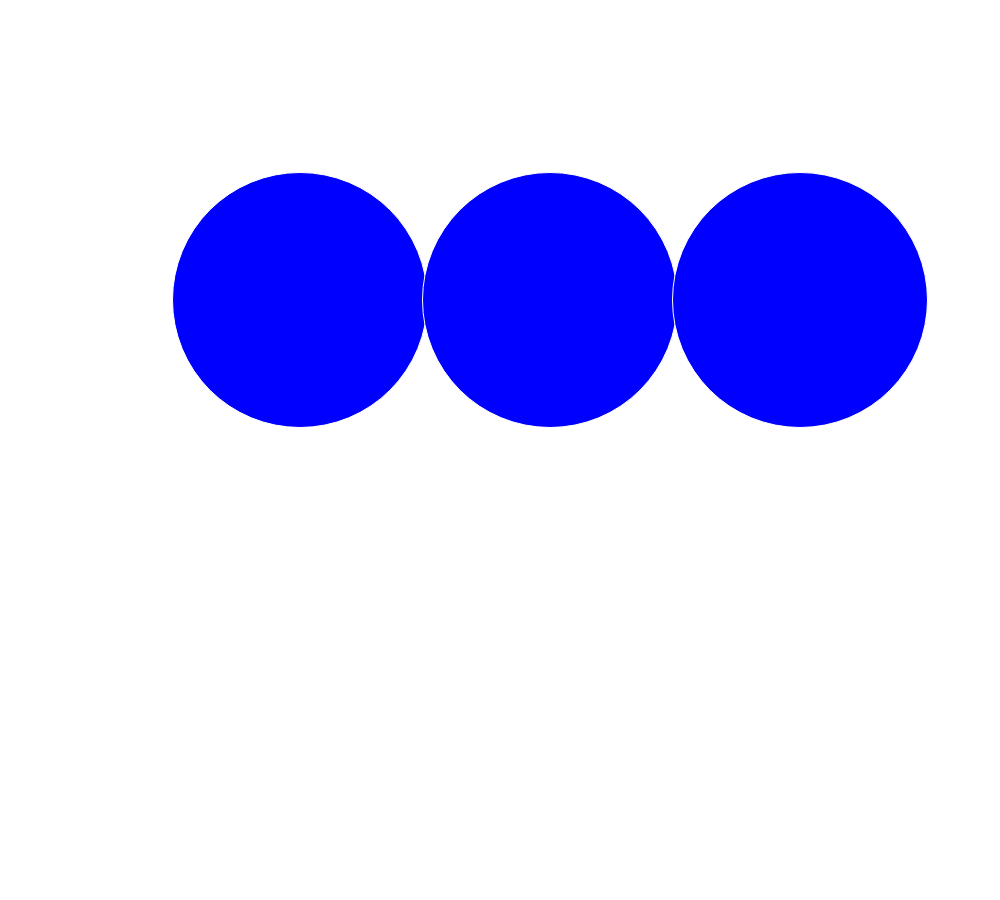
Frame 1 (no input)
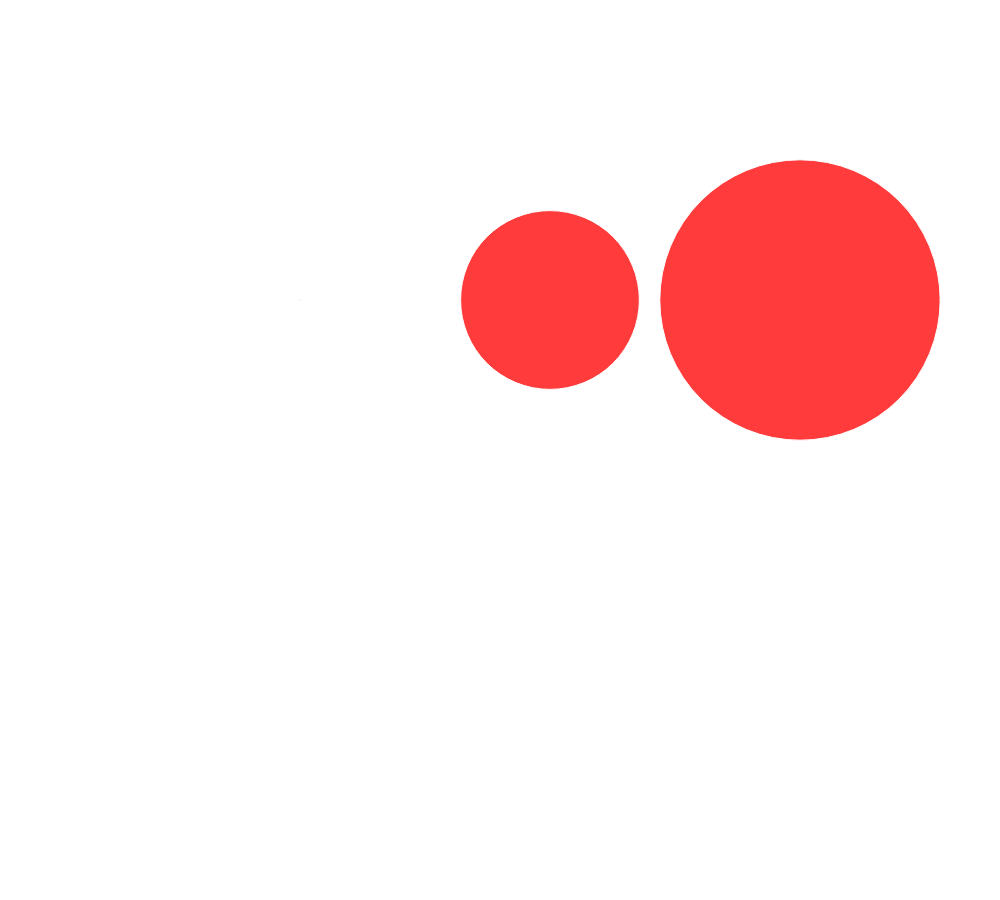
Frame 60 (no input)
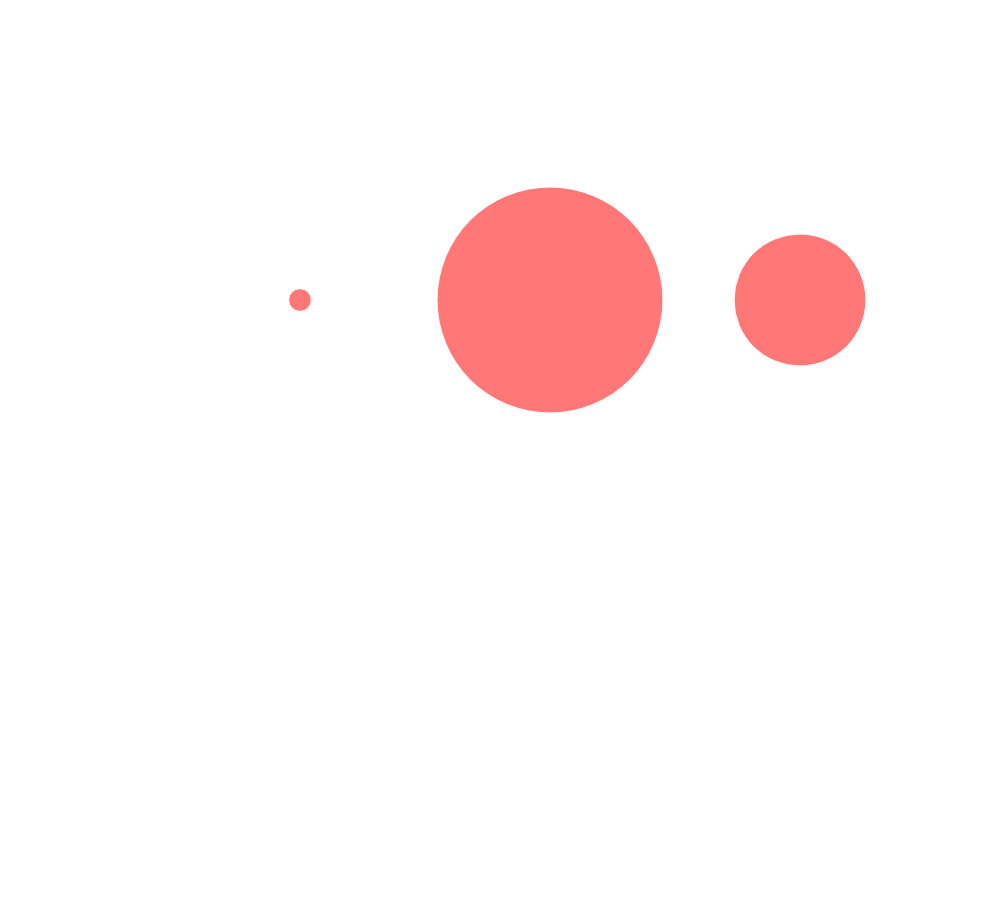
Frame 120 (the mouse pressed at the canvas centre since frame 60)

The p5.js sketch that drew these frames (run headless with seeded random() and noise() and a simulated clock; from frame 60 on, the mouse is pressed at the canvas centre):

// p5.js sketch
// ── sketch.js
var bubbles=[];
var numBubbles=3;


function setup() {
  createCanvas(1000, 900);
  frameRate(20);
  for (var i = 0; i<numBubbles;i++) {
      bubbles[i] = new Bubble((((i+1)*250)+50),300,200);
  }
  
  
}

function draw() {
  background(255);
  for (var j = 0; j<numBubbles;j++) {
  bubbles[j].display();
  bubbles[j].blink();
  bubbles[j].updateRadius();
  console.log(bubbles[0].lifespan);
  }
}


function Bubble(x,y,radius) {
  this.x = x;
  this.y = y;
  this.radius=radius;
  this.fillColor=color(color(0,0,255,255));
  this.fillGrey=true;
  this.lifespan=255;

  this.radius=this.lifespan;

  this.display = function() {
       
        stroke(255);
        fill(this.fillColor);
        ellipse(this.x, this.y, this.radius);
         if (this.lifespan >= 0){
        this.lifespan=this.lifespan-1;
      }
  }

  this.updateRadius = function() {
     this.radius=random(300);
  }

  this.blink = function() {
      if(this.fillGrey===true) {
        this.fillColor=color(255,0,0,this.lifespan);
        this.fillGrey=false;
      }
      else {
        this.fillColor=color(0,0,255,this.lifespan);
        this.fillGrey=true;
      }
  }
}
